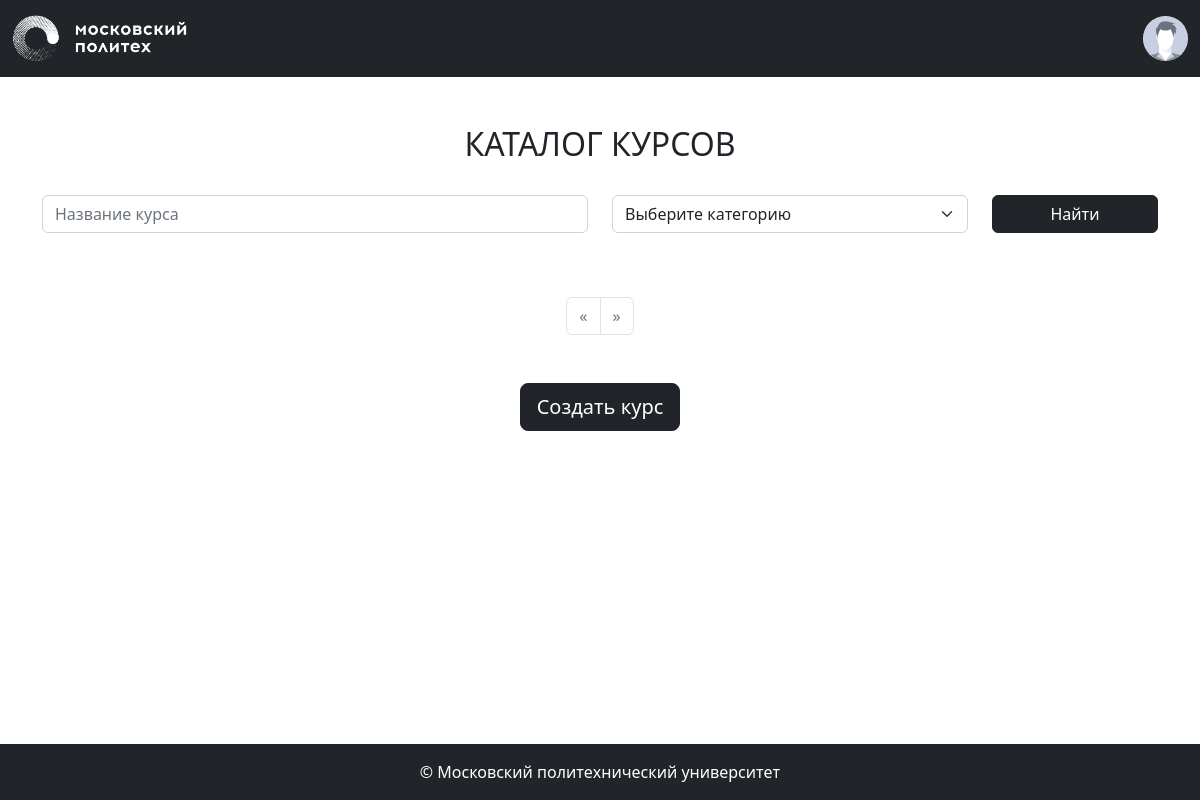
The app's page /courses/ (signed in), older data.
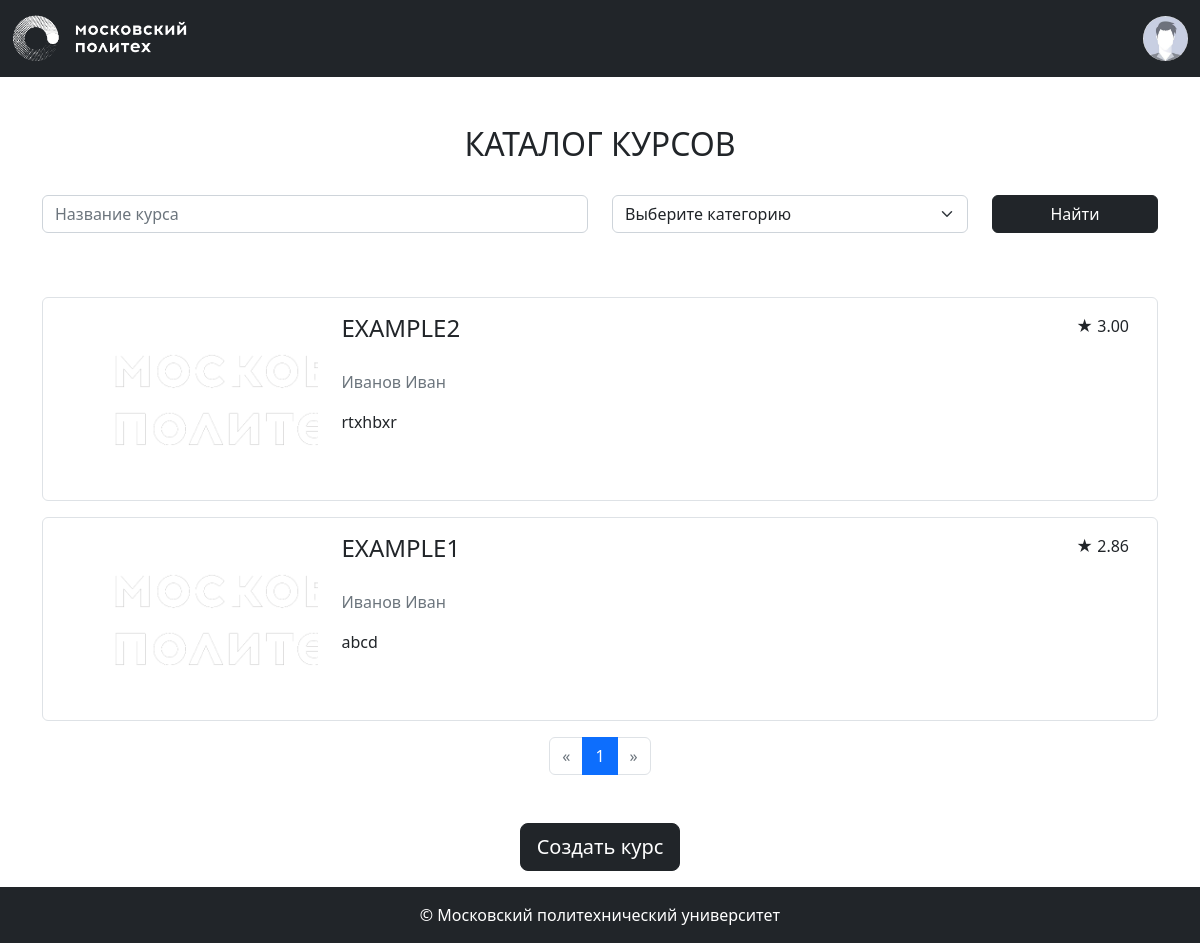
The same page, newer data.
### models.py (models this page shows, shortened)
class Base(DeclarativeBase):
    metadata = MetaData(naming_convention={
        "ix": 'ix_%(column_0_label)s',
        "uq": "uq_%(table_name)s_%(column_0_name)s",
        "ck": "ck_%(table_name)s_%(constraint_name)s",
        "fk": "fk_%(table_name)s_%(column_0_name)s_%(referred_table_name)s",
        "pk": "pk_%(table_name)s"
    })

class Course(Base):
    __tablename__ = 'courses'
    id: Mapped[int] = mapped_column(primary_key=True)
    name: Mapped[str] = mapped_column(String(100))
    short_desc: Mapped[str] = mapped_column(Text)
    full_desc: Mapped[str] = mapped_column(Text)
    rating_sum: Mapped[int] = mapped_column(default=0)
    rating_num: Mapped[int] = mapped_column(default=0)
    category_id: Mapped[int] = mapped_column(ForeignKey("categories.id"))
    author_id: Mapped[int] = mapped_column(ForeignKey("users.id"))
    background_image_id: Mapped[str] = mapped_column(ForeignKey("images.id"))
    created_at: Mapped[datetime] = mapped_column(default=datetime.now)
    author: Mapped["User"] = relationship()
    category: Mapped["Category"] = relationship(lazy=False)
    bg_image: Mapped["Image"] = relationship()
    reviews: Mapped[List["Review"]] = relationship(back_populates="course", cascade="all, delete-orphan")
    @property
    def rating(self):
        if self.rating_num > 0:
            return self.rating_sum / self.rating_num
        return 0

class User(Base, UserMixin):
    __tablename__ = 'users'
    id: Mapped[int] = mapped_column(primary_key=True)
    first_name: Mapped[str] = mapped_column(String(100))
    last_name: Mapped[str] = mapped_column(String(100))
    middle_name: Mapped[Optional[str]] = mapped_column(String(100))
    login: Mapped[str] = mapped_column(String(100), unique=True)
    password_hash: Mapped[str] = mapped_column(String(200))
    created_at: Mapped[datetime] = mapped_column(default=datetime.now)
    @property
    def full_name(self):
        return ' '.join([self.last_name, self.first_name, self.middle_name or ''])

### courses.py (the view)
@bp.route('/')
def index():
    courses = CoursesFilter(**search_params()).perform()
    pagination = db.paginate(courses)
    courses = pagination.items
    categories = db.session.execute(db.select(Category)).scalars()
    return render_template('courses/index.html',
                           courses=courses,
                           categories=categories,
                           pagination=pagination,
                           search_params=search_params())

### auth.py (called while the page is built)
def load_user(user_id):
    user = db.session.execute(db.select(User).filter_by(id=user_id)).scalar()
    return user

### courses.py (called while the page is built)
def search_params():
    return {
        'name': request.args.get('name'),
        'category_ids': [x for x in request.args.getlist('category_ids') if x],
    }

### tools.py (called while the page is built)
    def perform(self):
        self.__filter_by_name()
        self.__filter_by_category_ids()
        return self.query.order_by(Course.created_at.desc())

    def __filter_by_name(self):
        if self.name:
            self.query = self.query.filter(
                Course.name.ilike('%' + self.name + '%'))

    def __filter_by_category_ids(self):
        if self.category_ids:
            self.query = self.query.filter(
                Course.category_id.in_(self.category_ids))

### templates/courses/index.html (shortened to what this page needs)
{% extends 'base.html' %}
{% from 'pagination.html' import render_pagination %}
{% block content %}
<div class="container">
    <div class="my-5">
        <h2 class="mb-3 text-center text-uppercase font-weight-bold">Каталог курсов</h2>
        <form class="mb-5 mt-3 row align-items-center">
            <div class="col-md-6 my-3">
                <input autocomplete="off" type="text" class="form-control" id="course-name" name="name" value="{{ request.args.get('name') or '' }}" placeholder="Название курса">
            </div>
            <div class="col-md-4 my-3">
                <select class="form-select" id="course-category" name="category_ids" title="Категория курса">
                    <option value="">Выберите категорию</option>
                </select>
            </div>
            <div class="col-md-2 my-3 align-self-end">
                <button type="submit" class="btn btn-dark w-100 mt-auto">Найти</button>
            </div>
        </form>
    </div>
    <div class="courses-list container-fluid mt-3 mb-3">
        {% for course in courses %}
            <div class="row p-3 border rounded mb-3" data-url="{{ url_for('courses.show', course_id=course.id) }}">
                <div class="col-md-3 mb-3 mb-md-0 d-flex align-items-center justify-content-center">
                    <div class="course-logo" style="background-image: url({{ url_for('image', image_id=course.background_image_id) }});">
                    </div>
                </div>
                <div class="col-md-9 align-items-center">
                    <div class="d-flex">
                        <h4 class="text-uppercase">{{ course.name }}</h4>
                        <p class="ms-auto rating">
                            <span>★</span> <span>{{ "%.2f" | format(course.rating) }}</span>
                        </p>
                    </div>
                    <p class="text-muted my-3">{{ course.author.full_name }}</p>
                    <p>{{ course.short_desc | truncate(200) }}</p>
                </div>
            </div>
        {% endfor %}
    </div>
    <div class="mb-5">
        {{ render_pagination(pagination, request.endpoint, search_params) }}
    </div>
    {% if current_user.is_authenticated %}
        <div class="text-center my-3">
            <a class="btn btn-lg btn-dark" href="{{ url_for('courses.new') }}">Создать курс</a>
        </div>
    {% endif %}
</div>
{% endblock %}

### templates/base.html (shortened to what this page needs)
<!doctype html>
<html lang="ru" class="h-100">
<head>
    <link href="https://cdn.jsdelivr.net/npm/bootstrap@5.2.0-beta1/dist/css/bootstrap.min.css" rel="stylesheet"
>
    <link rel="stylesheet" href="{{ url_for('static', filename='styles.css') }}">
</head>
<body class="d-flex flex-column h-100">
    <header>
        <nav class="navbar navbar-dark bg-dark">
            <div class="container-fluid">
                <div class="logo navbar-brand">
                    <a href="{{ url_for('index') }}">
                        <img class="img-fluid" src="{{ url_for('static', filename='images/polytech_logo.png') }}" alt="polytech-logo">
                    </a>
                </div>
                {% if current_user.is_authenticated %}
                    <div class="dropdown d-flex" style="width: 200px;">
                        <div class="profile ms-auto" title="{{ current_user.full_name }}" id="dropdownMenuButton" data-bs-toggle="dropdown"
                            aria-haspopup="true" aria-expanded="false">
                            <img class="img-fluid rounded-circle cursor-pointer"
                                src="{{ url_for('static', filename='images/default-profile-picture-300x300.jpeg') }}" alt="profile-pic">
                        </div>
                    </div>
                {% else %}
                    <a class="btn btn-outline-light" href="{{ url_for('auth.login') }}">Войти</a>
                {% endif %}
            </div>
        </nav>
    </header>
    <main class="main flex-grow-1">
       {% block content %}
       {% endblock %}
    </main>
    <footer class="bg-dark text-white d-flex align-items-center justify-content-center py-3">
        &copy; Московский политехнический университет
    </footer>
</body>
</html>

### templates/pagination.html
{% macro render_pagination(pagination, endpoint, params={}) %}
    {% set per_page = pagination.per_page %}
    <nav>
        <ul class="pagination justify-content-center">
            <li class="page-item {% if not pagination.has_prev %}disabled{% endif %}">
                <a class="page-link" href="{{ url_for(endpoint, page=(pagination.page - 1), per_page=per_page, **params) if pagination.has_prev else '#' }}" aria-label="Previous">
                    <span aria-hidden="true">&laquo;</span>
                </a>
            </li>
            {%- for page in pagination.iter_pages() %}
                {% if page %}
                    <li class="page-item {% if page == pagination.page %}active{% endif %}">
                        <a class="page-link" href="{{ url_for(endpoint, page=page, per_page=per_page, **params) }}">
                            {{ page }}
                        </a>
                    </li>
                {% endif %}
            {%- endfor %}
            <li class="page-item {% if not pagination.has_next %}disabled{% endif %}">
                <a class="page-link" href="{{ url_for(endpoint, page=(pagination.page + 1), per_page=per_page, **params) if pagination.has_next else '#' }}" aria-label="Next">
                    <span aria-hidden="true">&raquo;</span>
                </a>
            </li>
        </ul>
    </nav>
{% endmacro %}

### static/styles.css (style rules this page uses)
.logo { max-width: 175px; }
.profile { max-width: 45px; }
.course-logo { min-width: 170px; width: 100%; height: 170px; background-repeat: no-repeat; background-position: center; background-size: cover; }

Row changes from the older to the newer data that the page shows:
added Course: background_image (picture), name "EXAMPLE2", rating "3.00", author.full_name "Иванов Иван", short_desc "rtxhbxr"
added Course: background_image (picture), name "EXAMPLE1", rating "2.86", author.full_name "Иванов Иван", short_desc "abcd"
Text that changed along with them:
new list line: "1"
